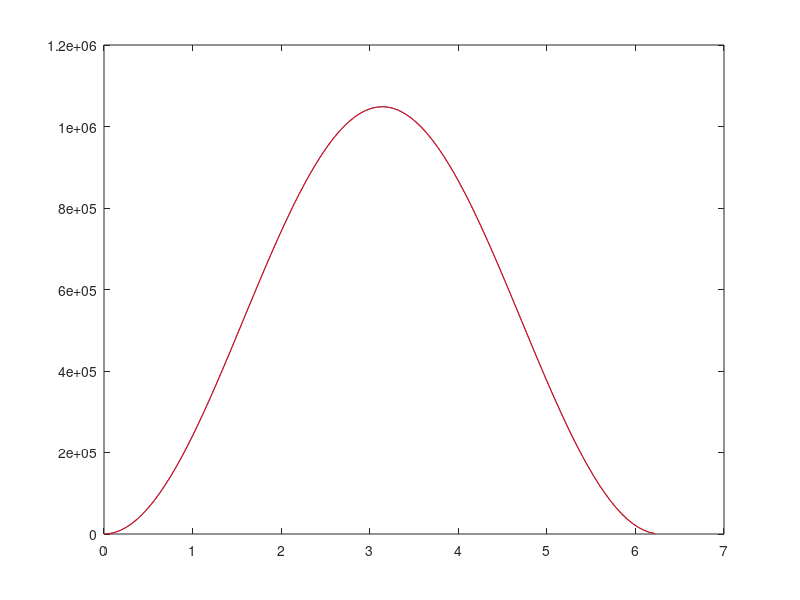
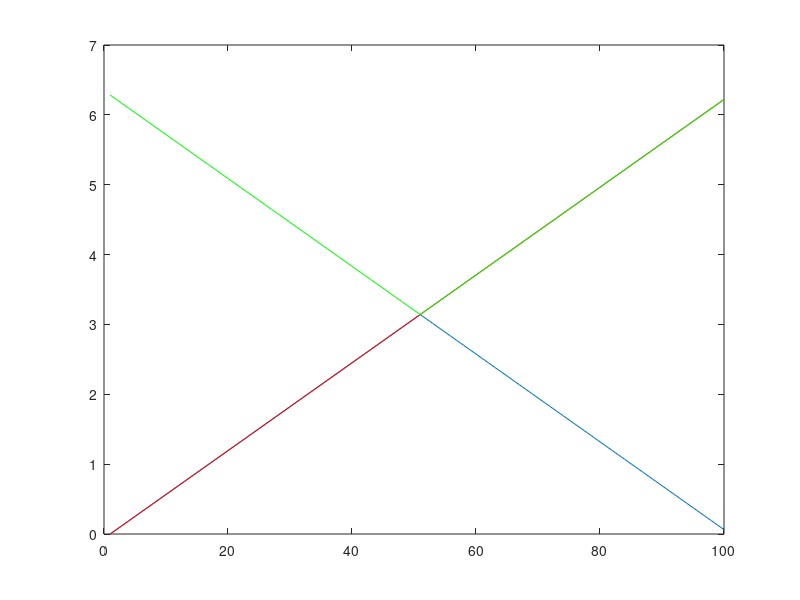

Here is the MATLAB script that generated these plots, in order:
clear all
close all

grating=repmat([1 0], 32, 16);
for ii= 1:100
    phi(ii) = (ii-1)*2*pi/100;


farfield=fftshift(fft2(fftshift(exp(1i*phi(ii)*grating))));

imagesc(abs(farfield))
abs(farfield(17,1))^2
power(ii) = abs(farfield(17,1))^2;
end

plot(phi,power)
hold on
plot(phi, max(power)*sin(phi*0.5).^2, 'r')
hold off

fas = 2*asin(sqrt(power/max(power)))
fas2 = 2*asin(-sqrt(power/max(power)))+2*pi

figure(2)
plot(fas)
hold on
plot(phi,'r')
plot(fas2, 'g')